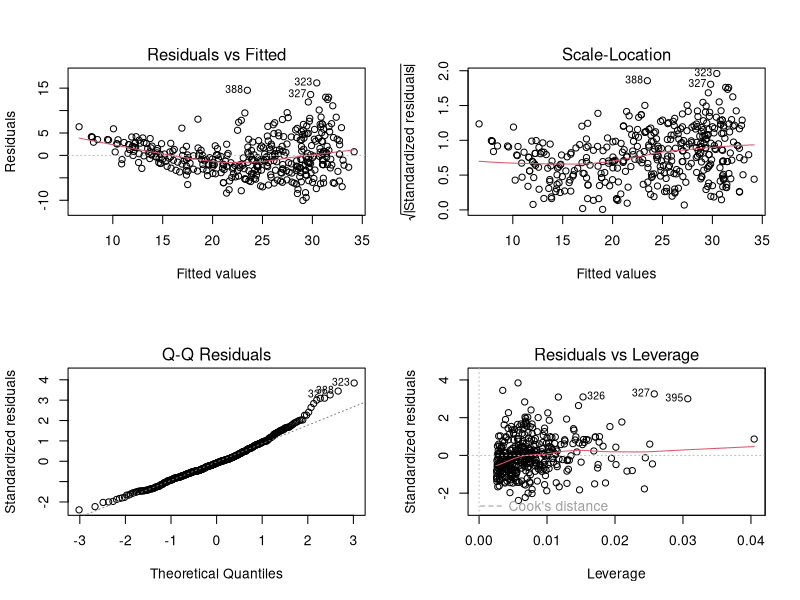
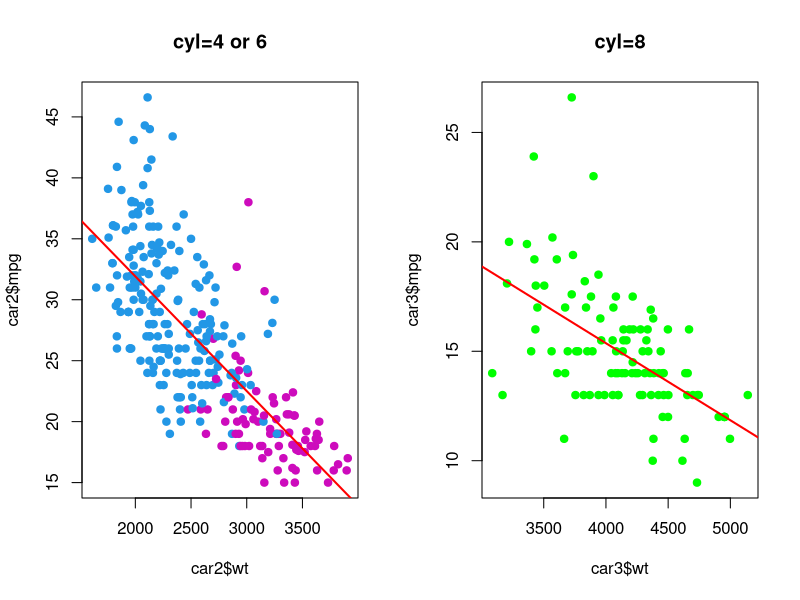

Generate these figures, in order, with R:
# lec8_3_reg.r : Multiple Linear model 
# Regression

library(dplyr)

# set working directory
setwd("D:/tempstore/moocr/wk8")

# autompg data
car<-read.csv("autompg.csv", stringsAsFactors = TRUE)
head(car)
str(car)

# subset with cyl=4,6,8
car1<-subset(car, cyl==4 | cyl==6 | cyl==8)
attach(car1)

table(cyl)

# multiple Regression
r2<-lm(mpg~wt+accler, data=car1)
summary(r2)
anova(r2)

# residual diagnostic plot 
layout(matrix(c(1,2,3,4),2,2)) # optional 4 graphs/page 
plot(r2)

# filtered data : regression by group
car2<-filter(car, cyl==4 | cyl==6 )
car3<-filter(car, cyl==8)

# car cyl=4,6 vs cyl=8 
par(mfrow=c(1,2))
plot(car2$wt, car2$mpg, col=as.integer(car2$cyl), pch=19, main="cyl=4 or 6")
# best fit linear line
abline(lm(car2$mpg~car2$wt), col="red", lwd=2, lty=1)

plot(car3$wt, car3$mpg, col="green", pch=19, main="cyl=8")
# best fit linear line
abline(lm(car3$mpg~car3$wt), col="red", lwd=2, lty=1)

# compare with total 
m2<-lm(mpg~wt, data=car2)
summary(m2)

m3<-lm(mpg~wt, data=car3)
summary(m3)

m1<-lm(mpg~wt, data=car1)
summary(m1)
